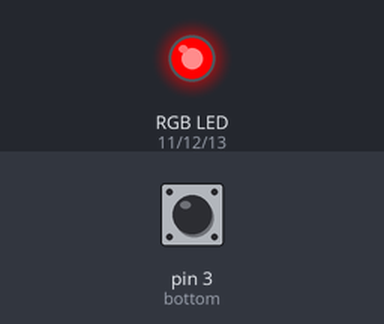
Bench run of a sketch on a simulated Arduino Uno, built with avr-gcc and run on an emulated ATmega328P. On the bench: an RGB LED mixed from three pins (HIGH = lit). Inputs (shaded band) come from the test bench; at power-on: pin 3 (bottom) LOW. Dim RGB values are drawn brighter than linear.

Above: at 1.2 s.
1.3 s: pin 3 (bottom) pulled HIGH for 0.15 s
At 2.2 s:
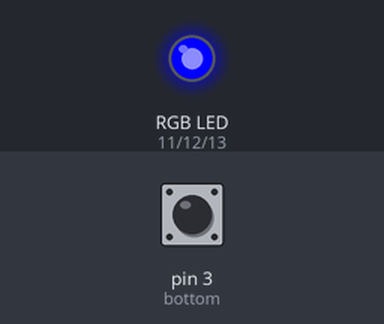
3.0 s: pin 3 (bottom) pulled HIGH for 1 s
At 3.6 s:
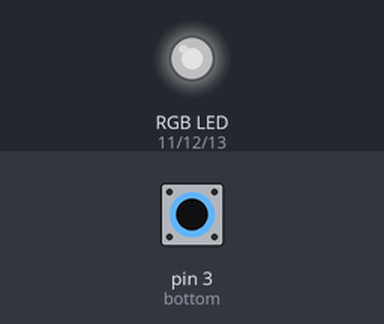
5.5 s: pin 3 (bottom) pulled HIGH for 0.15 s
At 6.6 s:
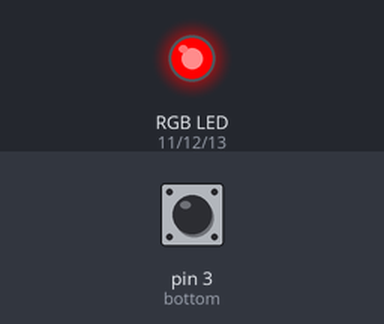
7.2 s: pin 3 (bottom) pulled HIGH for 3.2 s
At 8.0 s:
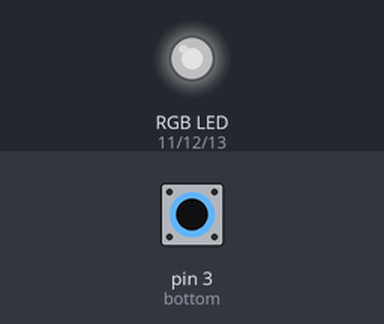
11.9 s: pin 3 (bottom) pulled HIGH for 0.15 s
At 12.7 s:
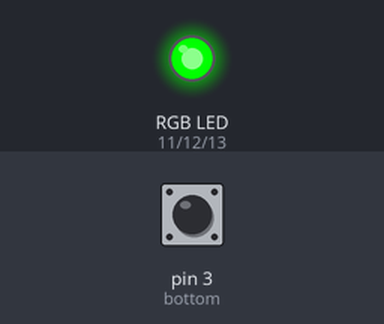
Timing chart, 0 to 14.6 s (numbered marks = the images above; inputs shaded):
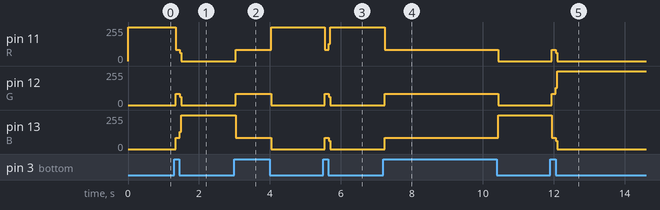

The sketch:

2_3.ino
```cpp
int bottom = 3;
int R = 11;
int G = 12;
int B = 13;
int count = 0;

void setup() {
  // put your setup code here, to run once:
  pinMode(bottom, INPUT);
  pinMode(R, OUTPUT);
  pinMode(G, OUTPUT);
  pinMode(B, OUTPUT);
}

void loop() {
  // put your main code here, to run repeatedly:
  if(digitalRead(bottom)==HIGH){
    count++;
  }
  count = count%3;
  switch (count){
    case 0:
      digitalWrite(R,HIGH);
      digitalWrite(G,LOW);
      digitalWrite(B,LOW);
      break;
    case 1:
      digitalWrite(R,LOW);
      digitalWrite(G,HIGH);
      digitalWrite(B,LOW);
      break;
    case 2:
      digitalWrite(R,LOW);
      digitalWrite(G,LOW);
      digitalWrite(B,HIGH);
      break;
  }
}
```

Measured:
- after the input at 1.3 s, pin 11 (R): 255/255 → 84/255 at once, → 0/255 0.12 s later; pin 12 (G): 0/255 → 85/255 at once, → 0/255 0.12 s later; pin 13 (B): 0/255 → 85/255 at once, → 255/255 0.12 s later
- after the input at 3.0 s, pin 11 (R): 0/255 → 84/255 at once, → 255/255 1.0 s later; pin 12 (G): 0/255 → 85/255 at once, → 0/255 1.0 s later; pin 13 (B): 255/255 → 85/255 at once, → 0/255 1.0 s later
- after the input at 5.5 s, pin 11 (R): 255/255 → 84/255 at once, → 255/255 0.12 s later; pin 12 (G), pin 13 (B): 0/255 → 85/255 at once, → 0/255 0.12 s later
- after the input at 7.2 s, pin 11 (R): 255/255 → 84/255 at once, → 0/255 3.2 s later; pin 12 (G): 0/255 → 85/255 at once, → 0/255 3.2 s later; pin 13 (B): 0/255 → 85/255 at once, → 255/255 3.2 s later
- after the input at 11.9 s, pin 11 (R): 0/255 → 84/255 at once, → 0/255 0.12 s later; pin 12 (G): 0/255 → 85/255 at once, → 255/255 0.12 s later; pin 13 (B): 255/255 → 85/255 at once, → 0/255 0.12 s later
